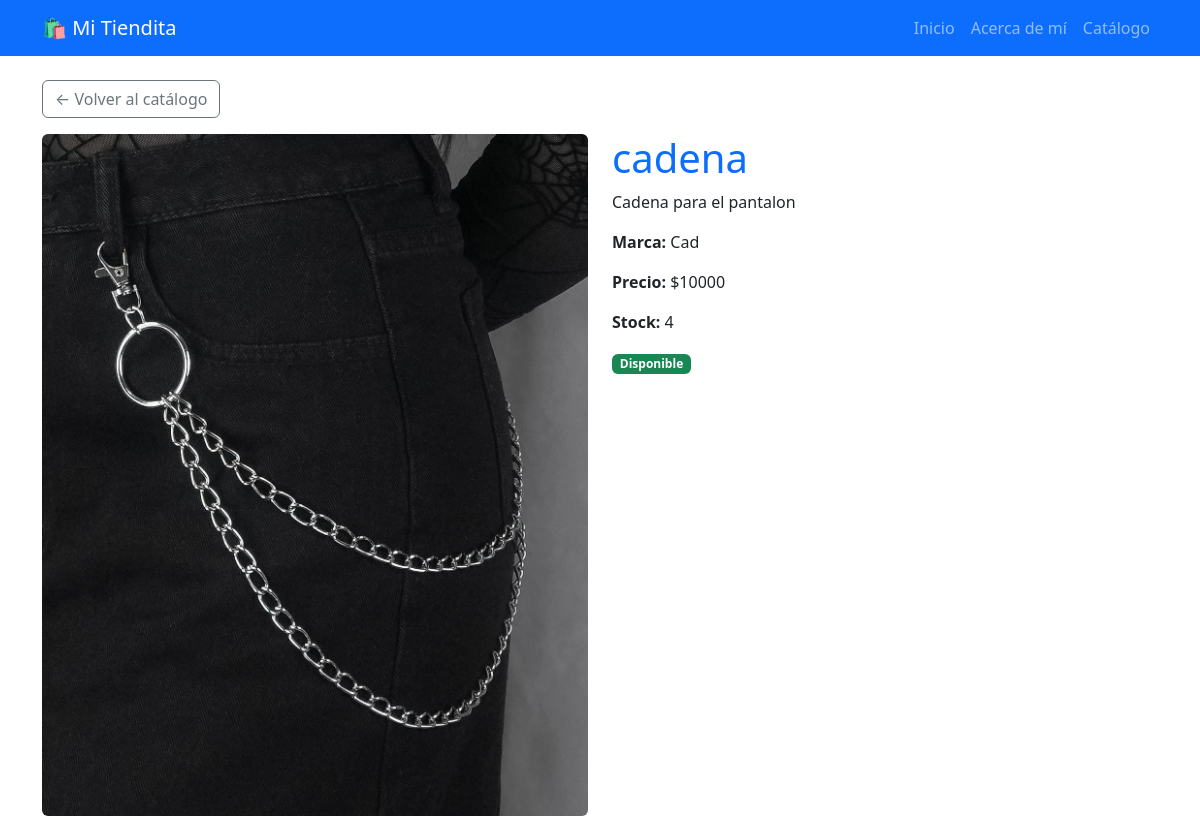
The page /producto/20/ on the database its author committed.
### app/models.py (models this page shows, shortened)
class Producto(models.Model):
    categoria = models.ForeignKey(
        Categoria,
        on_delete=models.CASCADE,
        related_name='productos',
        null = True,
        blank = True
    )
    nombre = models.CharField(max_length= 20)
    descripcion = models.TextField(blank=True, null=True)
    precio = models.IntegerField()
    stock = models.IntegerField(default=0)
    marca = models.CharField(max_length=50, default='Marca Desconocida')
    imagen = models.ImageField(upload_to='productos/', null=True, blank=True)
    fecha_creacion = models.DateTimeField(auto_now_add=True)
    activo = models.BooleanField(default=True)
    class Meta:
        verbose_name = "Producto"
        verbose_name_plural = "Productos"
        ordering = ['nombre']

### app/views.py (the view)
# urls.py: path("producto/<int:pk>/", views.detalle_producto, name="detalle_producto"),
def detalle_producto(request, pk):
    producto = get_object_or_404(Producto, pk=pk)
    return render(request, "tiendalibre/detalle.html", {"producto": producto})

### app/templates/tiendalibre/detalle.html (shortened to what this page needs)
{% extends "tiendalibre/base.html" %}
{% block content %}
<a href="{% url 'catalogo' %}" class="btn btn-outline-secondary mb-3">
    ← Volver al catálogo
</a>
<div class="row">
    <div class="col-md-6">
        {% if producto.imagen %}
            <img
                src="{{ producto.imagen.url }}"
                class="img-fluid rounded"
                alt="{{ producto.nombre }}"
            >
        {% endif %}
    </div>
    <div class="col-md-6">
        <h1 class="text-primary">
            {{ producto.nombre }}
        </h1>
        <p>
            {{ producto.descripcion }}
        </p>
        <p>
            <strong>Marca:</strong>
            {{ producto.marca }}
        </p>
        <p>
            <strong>Precio:</strong>
            ${{ producto.precio }}
        </p>
        <p>
            <strong>Stock:</strong>
            {{ producto.stock }}
        </p>
        {% if producto.stock > 0 %}
            <span class="badge bg-success">
                Disponible
            </span>
        {% else %}
            <span class="badge bg-danger">
                Sin stock
            </span>
        {% endif %}
    </div>
</div>
{% endblock %}

### rows shown on the page
Producto: imagen (picture), nombre "cadena", descripcion "Cadena para el pantalon", marca "Cad", precio "10000", stock "4"
